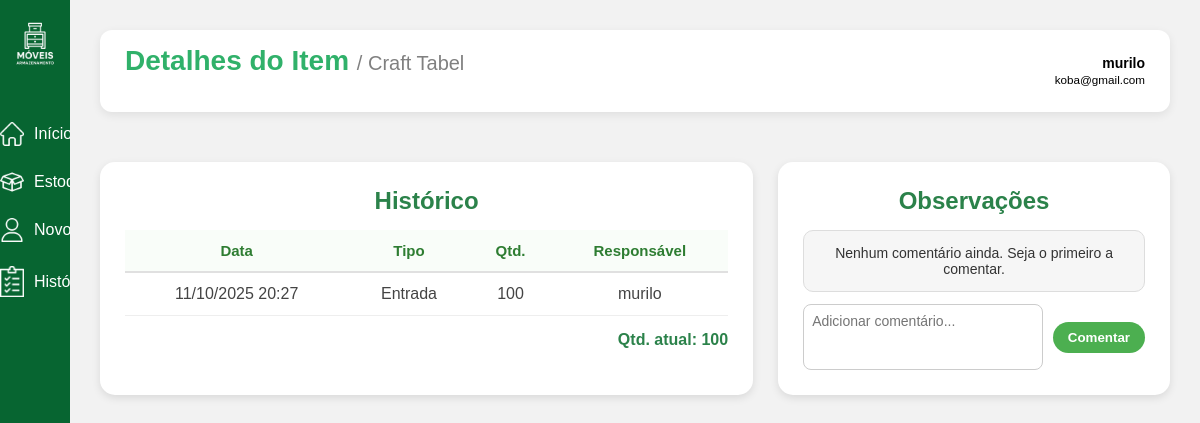
Page /ver_item.php?id=9 (signed in) on the committed database.
### tables this page shows
CREATE TABLE `itens` (
  `id` int(11) NOT NULL,
  `codigo` varchar(50) DEFAULT NULL,
  `nome` varchar(150) NOT NULL,
  `categoria` varchar(100) DEFAULT NULL,
  `quantidade` int(11) DEFAULT 0,
  `localizacao` enum('Setor A','Setor B','Setor C') DEFAULT NULL,
  `observacoes` text DEFAULT NULL,
  `criado_por` int(11) DEFAULT NULL,
  `criado_em` datetime DEFAULT current_timestamp(),
  `atualizado_em` datetime DEFAULT current_timestamp() ON UPDATE current_timestamp()
);

CREATE TABLE `historico` (
  `id` int(11) NOT NULL,
  `tipo` enum('entrada','saida') NOT NULL,
  `item_id` int(11) NOT NULL,
  `quantidade` int(11) NOT NULL,
  `responsavel_id` int(11) DEFAULT NULL,
  `data_movimentacao` datetime DEFAULT current_timestamp(),
  `observacoes` text DEFAULT NULL
);

CREATE TABLE `usuarios` (
  `id` int(11) NOT NULL,
  `nome` varchar(100) NOT NULL,
  `email` varchar(100) NOT NULL,
  `senha` varchar(255) NOT NULL,
  `tipo` enum('admin','funcionario') DEFAULT 'funcionario',
  `criado_em` datetime DEFAULT current_timestamp(),
  `atualizado_em` datetime DEFAULT current_timestamp() ON UPDATE current_timestamp()
);

### ver_item.php (the view, shortened to what this page needs)
<?php
include('conexao.php');
$usuario_nome  = $_SESSION['usuario_nome'] ?? 'Usuário';
$usuario_email = $_SESSION['usuario_email'] ?? '---';
$id_item = intval($_GET['id']);
$sql_item = "SELECT i.id, i.codigo, i.nome, i.categoria, i.quantidade, i.localizacao, i.observacoes,
                    u.nome AS criado_por
             FROM itens i
             LEFT JOIN usuarios u ON i.criado_por = u.id
             WHERE i.id = ?";
$stmt = $conn->prepare($sql_item);
$stmt->bind_param("i", $id_item);
$stmt->execute();
$result = $stmt->get_result();
$item = $result->fetch_assoc();
$sql_hist = "SELECT h.id, h.tipo, h.quantidade, h.data_movimentacao,
                    u.nome AS responsavel
             FROM historico h
             LEFT JOIN usuarios u ON h.responsavel_id = u.id
             WHERE h.item_id = ?
             ORDER BY h.data_movimentacao DESC";
$stmt_hist = $conn->prepare($sql_hist);
$stmt_hist->bind_param("i", $id_item);
$stmt_hist->execute();
$historico = $stmt_hist->get_result();
$sql_com = "SELECT c.id, c.texto, c.criado_em, c.usuario_id, u.nome AS usuario_nome
            FROM comentarios c
            LEFT JOIN usuarios u ON c.usuario_id = u.id
            WHERE c.item_id = ?
            ORDER BY c.criado_em DESC";
$stmt_com = $conn->prepare($sql_com);
if ($stmt_com) {
    $stmt_com->bind_param("i", $id_item);
    $stmt_com->execute();
    $comentarios = $stmt_com->get_result();
} else {
    $comentarios = false;
}
?>
<!DOCTYPE html>
<html lang="pt-BR">
<head>
    <link rel="stylesheet" href="./css/ver_item.css">
    <link rel="stylesheet" href="./css/inicio.css">
</head>
<body>
<div class="container">
    <nav class="sidebar">
        <div id="DIVELOGO">
            <img id="logo" src="./img/logo.png" alt="Logo Móveis Armazenamento">
            <ul class="menu">
                <li><a href="./inicio.php"><img class="icone" src="./img/casa.png" alt=""> Início</a></li>
                <li><a href="./estoque.php"><img class="icone" src="./img/caixa-aberta.png" alt=""> Estoque</a></li>
                <li><a href="#"><img class="icone" src="./img/do-utilizador.png" alt=""> Novo usuário</a></li>
                <li><a href="#"><img class="icone" src="./img/prancheta.png" alt=""> Histórico</a></li>
            </ul>
        </div>
    </nav>
    <main class="conteudo">
    <header class="topo">
        <h1>Detalhes do Item <span style="color: gray;"> / <?= htmlspecialchars($item['nome']) ?></span></h1>
        <div class="usuario-info">
            <strong><?= htmlspecialchars($usuario_nome) ?></strong><br>
            <small><?= htmlspecialchars($usuario_email) ?></small>
        </div>
    </header>
    <div class="detalhes-grid">
        <section class="tabela-historico">
            <h2>Histórico</h2>
            <table>
                <thead>
                    <tr>
                        <th>Data</th>
                        <th>Tipo</th>
                        <th>Qtd.</th>
                        <th>Responsável</th>
                    </tr>
                </thead>
                <tbody>
                    <?php while ($row = $historico->fetch_assoc()): ?>
                        <tr>
                            <td><?= date("d/m/Y H:i", strtotime($row['data_movimentacao'])) ?></td>
                            <td><?= ucfirst($row['tipo']) ?></td>
                            <td><?= $row['quantidade'] ?></td>
                            <td><?= htmlspecialchars($row['responsavel'] ?? '---') ?></td>
                        </tr>
                    <?php endwhile; ?>
                </tbody>
            </table>
            <div class="qtd-atual">Qtd. atual: <?= htmlspecialchars($item['quantidade']) ?></div>
        </section>
        <section class="observacoes">
            <h2>Observações</h2>
            <div class="comentarios-lista" role="log" aria-live="polite">
                <?php if ($comentarios && $comentarios->num_rows > 0): ?>
                    <?php while ($c = $comentarios->fetch_assoc()): ?>
                        <div class="box-observacao">
                            <strong><?= htmlspecialchars($c['usuario_nome'] ?? 'Usuário') ?></strong>
                            <p><?= nl2br(htmlspecialchars($c['texto'])) ?></p>
                            <small><?= date("d/m/Y H:i", strtotime($c['criado_em'])) ?></small>
                        </div>
                    <?php endwhile; ?>
                <?php else: ?>
                    <div class="box-observacao">
                        <p>Nenhum comentário ainda. Seja o primeiro a comentar.</p>
                    </div>
                <?php endif; ?>
            </div>
            <form class="comentar" method="post" action="">
                <textarea name="comentario" placeholder="Adicionar comentário..." rows="3" required></textarea>
                <button type="submit">Comentar</button>
            </form>
        </section>
    </div>
</main>
</div>
</body>
</html>

### css/ver_item.css (style rules this page uses)
.conteudo { flex: 1; padding: 30px; background-color: #f6f6f6; height: 100vh; overflow-y: auto; }
.topo { display: flex; justify-content: space-between; align-items: center; background: #fff; padding: 15px 25px; border-radius: 12px; box-shadow: 0 3px 10px rgba(0, 0, 0, 0.08); margin-bottom: 25px; }
.topo h1 { margin: 0; font-size: 24px; color: #2b824a; }
.topo h1 span { font-size: 20px; color: gray; font-weight: normal; }
.usuario-info { text-align: right; font-size: 14px; }
.tabela-historico { background: #fff; border-radius: 15px; padding: 25px; box-shadow: 0 3px 8px rgba(0, 0, 0, 0.1); }
.tabela-historico h2 { color: #2b824a; margin-bottom: 15px; }
.tabela-historico table { width: 100%; border-collapse: collapse; background: #fff; }
.tabela-historico th { text-align: center; padding: 12px; color: #2e7d32; font-size: 15px; border-bottom: 2px solid #e0e0e0; background: #f9fdf9; }
.tabela-historico td { padding: 12px; border-bottom: 1px solid #eee; text-align: center; color: #444; }
main.conteudo { display: flex; flex-direction: column; gap: 25px; }
.detalhes-grid { display: grid; grid-template-columns: 2fr 1.2fr; gap: 25px; }
.observacoes { background: #fff; border-radius: 15px; padding: 25px; box-shadow: 0 3px 8px rgba(0, 0, 0, 0.1); }
.observacoes h2 { color: #2b824a; margin-bottom: 15px; }
.box-observacao { background: #f6f6f6; border-radius: 10px; padding: 10px; margin-bottom: 12px; border: 1px solid #ddd; }
.box-observacao p { font-size: 14px; color: #333; margin: 4px 0; }
.comentar { display: flex; align-items: center; margin-top: 10px; gap: 10px; }
.comentar textarea { flex: 1; resize: none; border: 1px solid #ccc; border-radius: 8px; padding: 8px; font-size: 14px; outline: none; }
.comentar button { background: #4caf50; color: white; padding: 8px 15px; border: none; border-radius: 25px; cursor: pointer; font-weight: 600; transition: background 0.2s; }
.qtd-atual { text-align: right; color: #2b824a; font-weight: bold; margin-top: 15px; font-size: 16px; }

### css/inicio.css (style rules this page uses)
* { margin: 0; padding: 0; box-sizing: border-box; font-family: Arial, sans-serif; }
.container { display: flex; justify-content: flex-start; align-items: center; gap: 50px; }
.topo { display: flex; justify-content: space-between; align-items: center; background: #fff; padding: 15px 25px; border-radius: 12px; box-shadow: 0 3px 10px rgba(0, 0, 0, 0.08); margin-bottom: 25px; }
.topo h1 { margin: 0; font-size: 24px; color: #2b824a; }
.usuario-info { text-align: right; font-size: 14px; }
.sidebar { position: fixed; top: 0; left: 0; height: 100vh; width: 220px; background-color: #076531; color: white; display: flex; flex-direction: column; align-items: center; justify-content: space-between; padding: 20px 0; transition: width 0.3s ease; overflow: hidden; }
#DIVELOGO { display: flex; flex-direction: column; align-items: center; width: 100%; }
#logo { width: 50px; margin-bottom: 40px; transition: width 0.3s ease; }
.menu { list-style: none; width: 100%; }
.menu li { width: 100%; }
.menu a { display: flex; align-items: center; gap: 10px; padding: 12px 20px; text-decoration: none; color: white; font-size: 16px; transition: background 0.3s, padding 0.3s; white-space: nowrap; }
.icone { width: 24px; flex-shrink: 0; }
.conteudo { margin-left: 70px; width: calc(100% - 70px); flex: 1; background-color: #f2f2f2; padding: 30px; }
.conteudo h1 { color: #30b16a; font-size: 28px; margin-bottom: 20px; }
body { font-family: Arial, sans-serif; background: #f3f3f3; text-align: center; }
h2 { color: #38a169; }
.container { display: flex; justify-content: center; align-items: start; gap: 50px; }

### rows in the picture
itens: nome "Craft Tabel", quantidade "100"
historico: data_movimentacao "11/10/2025 20:27", tipo "Entrada", quantidade "100", responsavel.nome "murilo"

### other values in the picture
$usuario_nome "murilo"
$usuario_email "koba@gmail.com"
